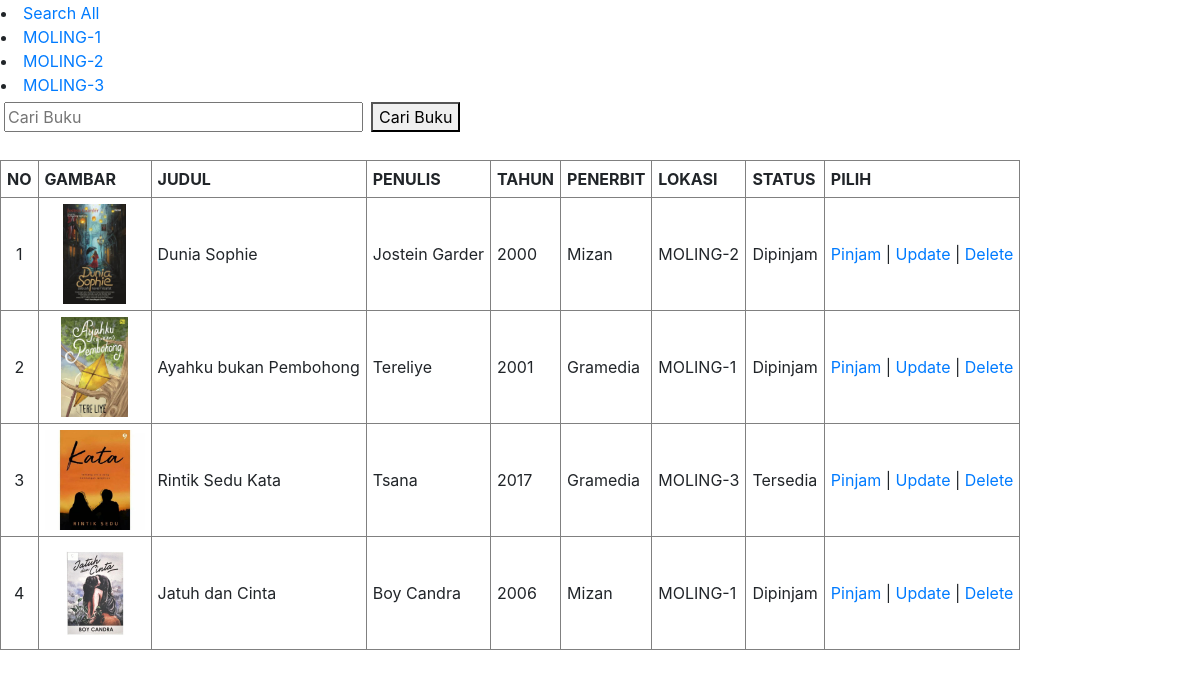
The app's page /read.php with its own data.
### tables this page shows
CREATE TABLE `buku` (
  `id` int(11) NOT NULL,
  `judul` varchar(100) DEFAULT NULL,
  `penulis` varchar(50) DEFAULT NULL,
  `tahun` varchar(10) DEFAULT NULL,
  `penerbit` varchar(80) DEFAULT NULL,
  `lokasi` varchar(100) DEFAULT NULL,
  `status` varchar(20) DEFAULT NULL,
  `cover` varchar(100) DEFAULT NULL
);

### function.php (called while the page is built, shortened)
<?php
$conn = mysqli_connect("localhost", "root", "", "sahabat_literasi");
function query($query)
{
   global $conn;
   $result = mysqli_query($conn, $query);
   $record = [];
   while ($data = mysqli_fetch_assoc($result)) {
      $record[] = $data;
   }
   return $record;
}

### read.php (the view, shortened to what this page needs)
<?php
require "function.php";
$buku = query("SELECT * FROM buku;");
$moling_select = query("SELECT * FROM buku group by lokasi asc;");
?>
<!DOCTYPE html>
<html lang="en">
<head>
   <link rel="stylesheet" href="css/bootstrap/bootstrap.css">
   <link rel="stylesheet" href="css/bootstrap/bootstrap.min.css">
</head>
<body>
   <form action="" method="post">
      <table border="0 px">
         <tr>
            <td>
               <li><a href="read.php">Search All</a></li>
               <?php foreach ($moling_select as $data) : ?>
                  <li><a href="read.php?moling=<?= $data['lokasi']; ?>"><?= $data['lokasi'] ?></a></li>
               <?php endforeach; ?>
            </td>
         </tr>
      </table>
   </form>
   <form action="" method="post">
      <table border="0px" cellspacing="0px" cellpadding="4px">
         <tr>
            <td><input type="text" name="search" size="30px" autofocus placeholder="Cari Buku" autocomplete="off" id="search"></td>
            <td>
               <button type="submit" name="submitcari" id="submitcari">Cari Buku</button>
            </td>
         </tr>
      </table>
      <br>
   </form>
   <table border="1px" cellpadding="6px">
      <tr>
         <th>NO</th>
         <th>GAMBAR</th>
         <th>JUDUL</th>
         <th>PENULIS</th>
         <th>TAHUN</th>
         <th>PENERBIT</th>
         <th>LOKASI</th>
         <th>STATUS</th>
         <th>PILIH</th>
      </tr>
      <?php if (isset($_GET['moling'])) : ?>
         <?php $i = 1;
         foreach ($moling as $bk) : ?>
            <tr>
               <td align="center"><?= $i ?></td>
               <td align="center"><img width="auto" height="100px" src="images/<?= $bk["judul"]; ?>/<?= $bk["cover"] ?>" alt="<?= $bk["cover"] ?>"></td>
               <td><?= $bk["judul"]; ?></td>
               <td><?= $bk["penulis"]; ?></td>
               <td><?= $bk["tahun"]; ?></td>
               <td><?= $bk["penerbit"]; ?></td>
               <td><?= $bk["lokasi"]; ?></td>
               <td><?= $bk["status"]; ?></td>
               <td>
                  <a class="pinjam" href="" data-toggle="modal" data-target="#formModal-input" data-id_buku="<?= $bk['id'] ?>" data-status="<?= $bk['status'] ?>">Pinjam</a> |
                  <a href="update.php?id=<?= $bk["id"]; ?>">Update</a> |
                  <a href="delete.php?id=<?= $bk["id"]; ?>" onclick="return confirm('yakin dihapus?');">Delete</a>
               </td>
            </tr>
         <?php $i++;
         endforeach ?>
      <?php else : ?>
         <?php $i = 1;
         foreach ($buku as $bk) : ?>
            <tr>
               <td align="center"><?= $i ?></td>
               <td align="center"><img width="auto" height="100px" src="images/<?= $bk["judul"]; ?>/<?= $bk["cover"] ?>" alt="<?= $bk["cover"] ?>"></td>
               <td><?= $bk["judul"]; ?></td>
               <td><?= $bk["penulis"]; ?></td>
               <td><?= $bk["tahun"]; ?></td>
               <td><?= $bk["penerbit"]; ?></td>
               <td><?= $bk["lokasi"]; ?></td>
               <td><?= $bk["status"]; ?></td>
               <td>
                  <a class="pinjam" href="" data-toggle="modal" data-target="#formModal-input" data-id_buku="<?= $bk['id'] ?>" data-status="<?= $bk['status'] ?>">Pinjam</a> |
                  <a href="update.php?id=<?= $bk["id"]; ?>">Update</a> |
                  <a href="delete.php?id=<?= $bk["id"]; ?>" onclick="return confirm('yakin dihapus?');">Delete</a>
               </td>
            </tr>
         <?php $i++;
         endforeach ?>
      <?php endif ?>
   </table>
</body>
</html>

### records on screen
buku: lokasi "MOLING-1", judul+cover (picture), judul "Ayahku bukan Pembohong", penulis "Tereliye", tahun "2001", penerbit "Gramedia", status "Dipinjam"
buku: lokasi "MOLING-2", judul+cover (picture), judul "Dunia Sophie", penulis "Jostein Garder", tahun "2000", penerbit "Mizan", status "Dipinjam"
buku: lokasi "MOLING-3", judul+cover (picture), judul "Rintik Sedu Kata", penulis "Tsana", tahun "2017", penerbit "Gramedia", status "Tersedia"
buku: judul+cover (picture), judul "Jatuh dan Cinta", penulis "Boy Candra", tahun "2006", penerbit "Mizan", lokasi "MOLING-1", status "Dipinjam"
